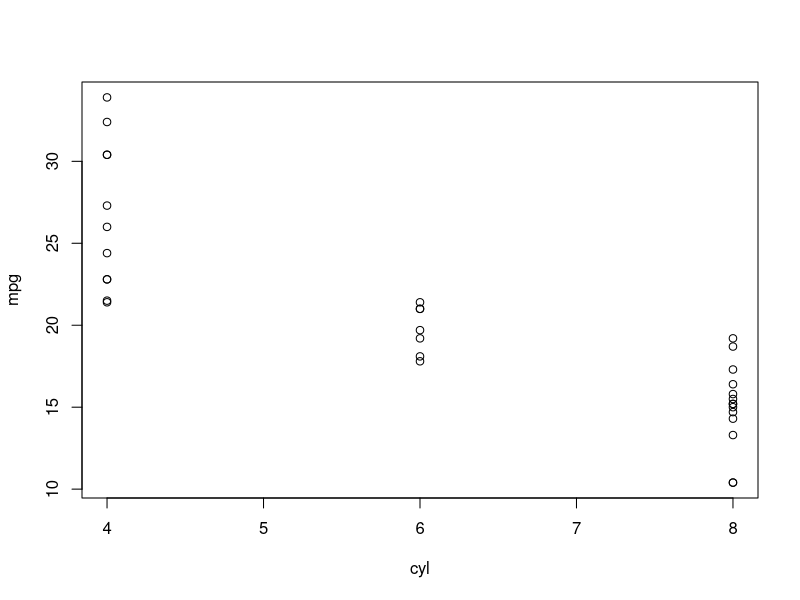
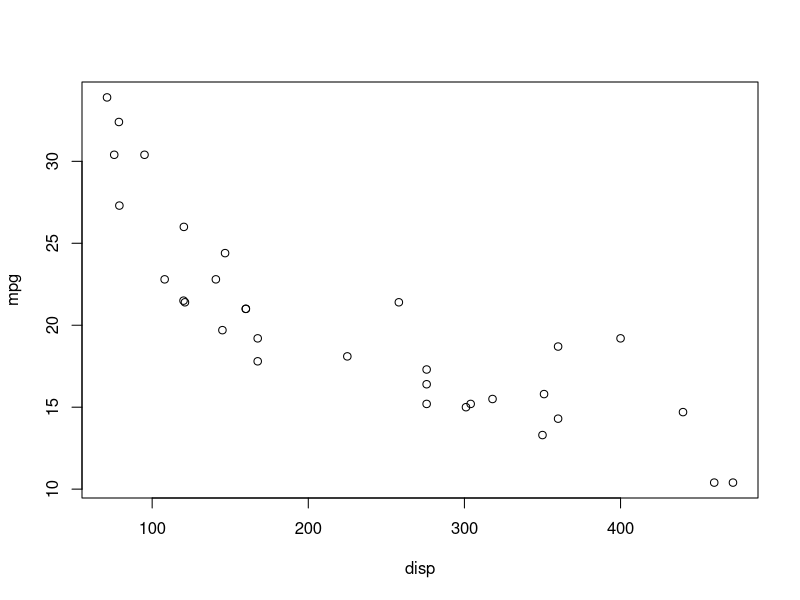
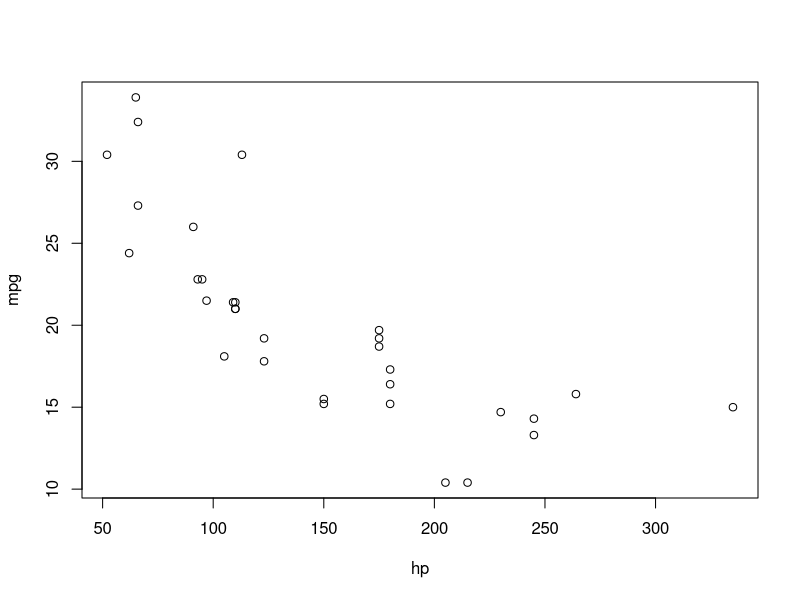
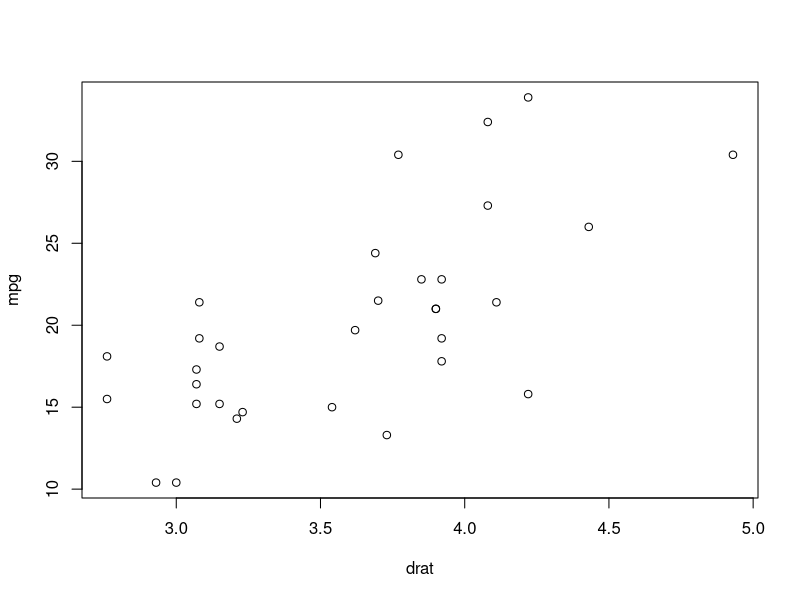
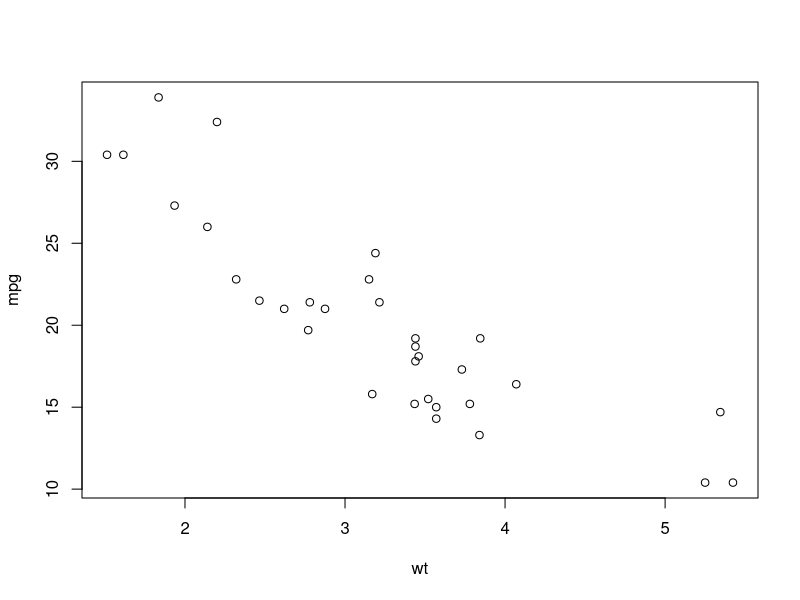
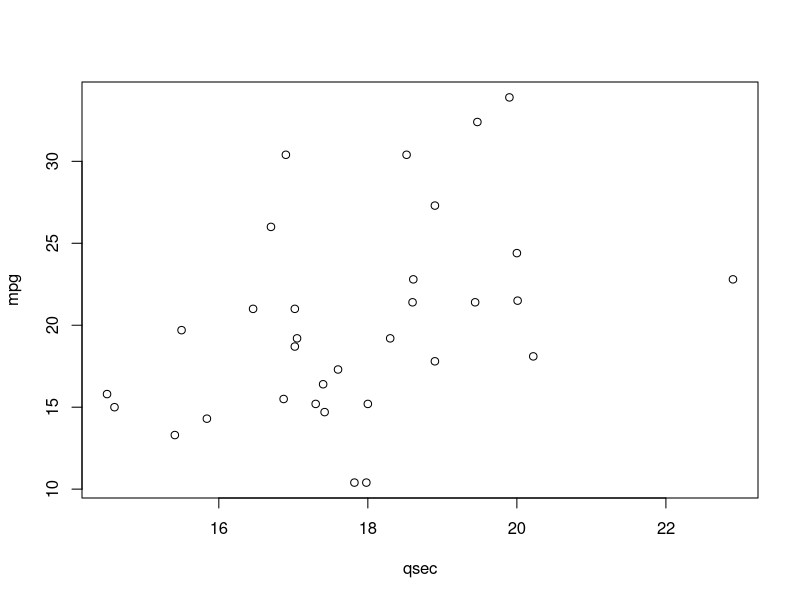
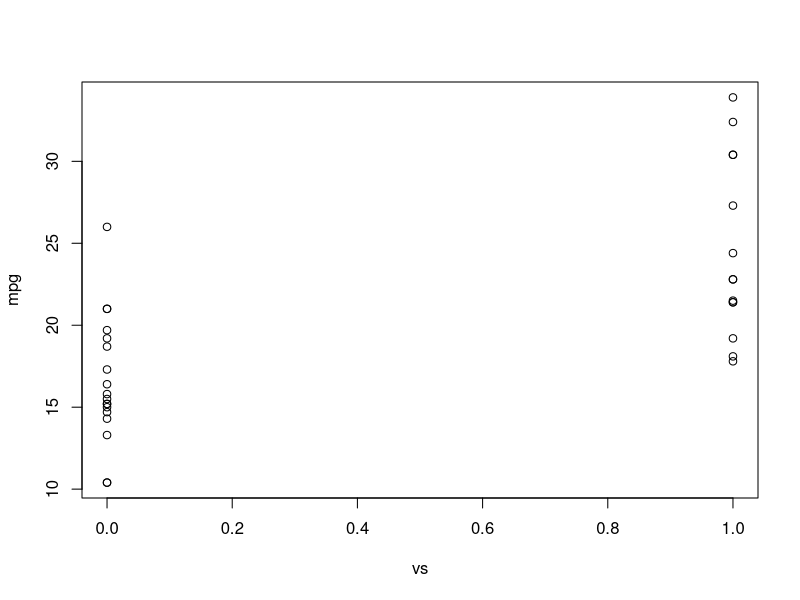
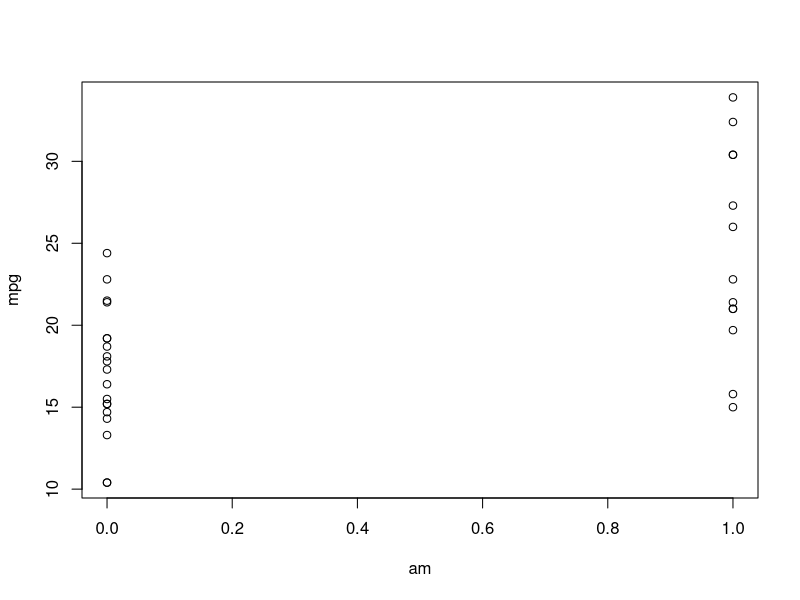

Source code (R) for these figures, in order: (Note: this script raises an error after producing the figures.)
data("mtcars")
View(mtcars)
attach(mtcars)
str(mtcars)
summary(mtcars)
factor(mtcars$carb)

plot(y=mpg, x=cyl)
plot(y=mpg, x=disp)
plot(y=mpg, x=hp)
plot(y=mpg,x=drat)
plot(y=mpg,x=wt)
plot(y=mpg, x=qsec)
plot(y=mpg, x=vs)
plot(y=mpg, x=am)
plot(y=mpg, x=gear)
plot(y=mpg, x=carb)

hist(mtcars$mpg) #dependent variable
 
hist(mtcars$cyl)
hist(mtcars$disp)
hist(mtcars$hp)
hist(mtcars$drat)
hist(mtcars$wt)
hist(mtcars$qsec)
hist(mtcars$vs)

#correlation matrix
cor(mtcars[c("mpg", "cyl", "disp", "hp", "drat","wt","qsec","vs","am", "gear", "carb")])
pairs(mtcars[c("mpg", "cyl", "disp", "hp", "drat","wt","qsec","vs","am", "gear", "carb")])

install.packages("psych")
library(psych)
pairs.panels(mtcars[c("mpg", "cyl", "disp", "hp", "drat","wt","qsec","vs","am", "gear", "carb")])


#STEP 3: TRAINING THE MODEL
model1 <- lm(mpg~cyl + disp + hp +drat + wt + qsec + vs + am + gear + carb)
model1 <-lm(mtcars$mpg~.,data = mtcars)
predmodel <- predict(model1,testmodel)

#STEP 4: EVALUATING MODEL PERFORMANCE
summary(model1)

#STEP 5:IMPROVING MODEL PERFORMANCE
cyl2 <- mtcars$cyl^2

model2 <- lm(mpg~cyl +cyl2 + disp + hp +drat + wt + qsec + vs + am + gear + carb)
summary(model2)
# our R-squared has increased from 0.869 to 0.8816
# the model is now explaining 88% of the variation
